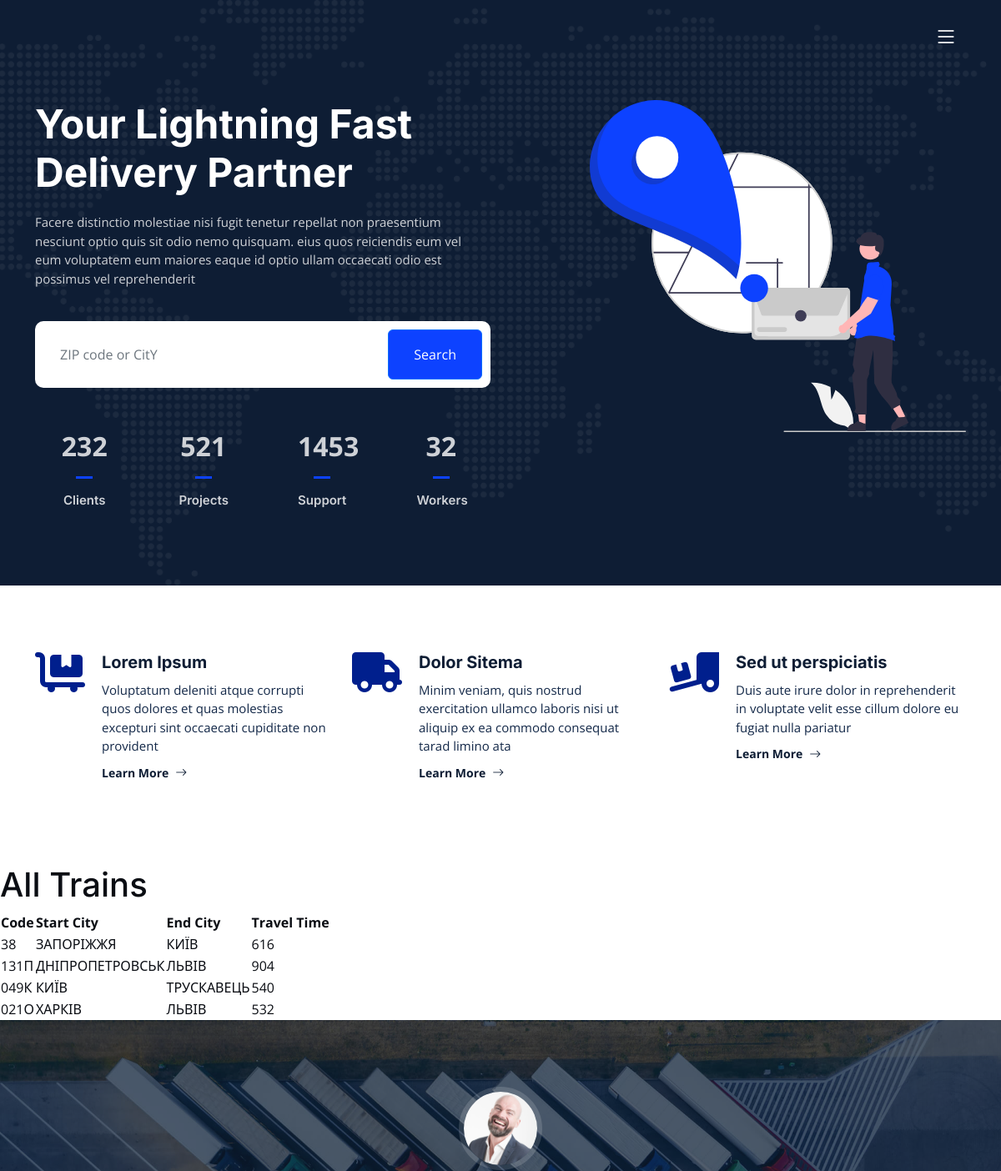
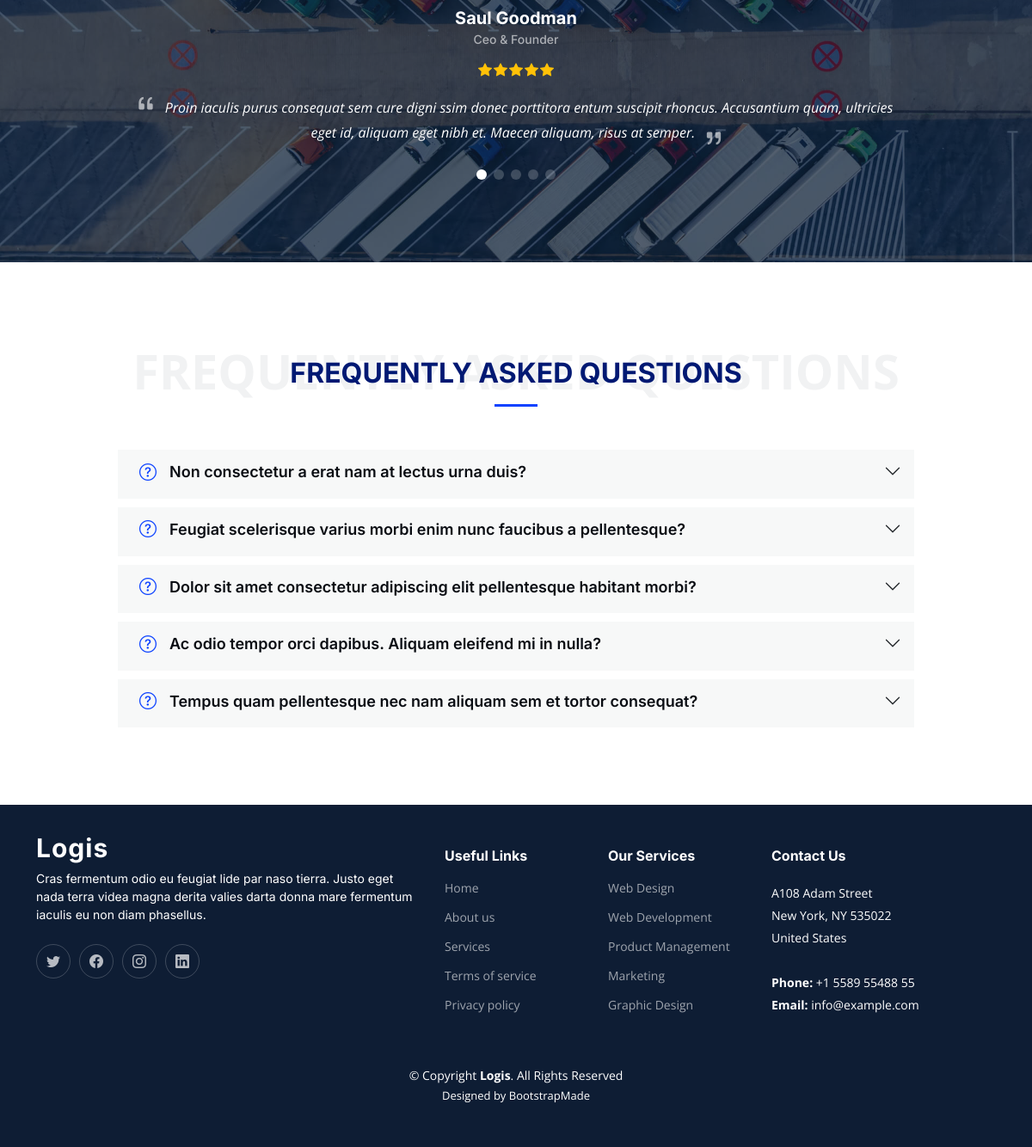
The page /trains on the database its author committed (2 pictures, top to bottom).
### trains/models.py (models this page shows, shortened)
class Train(models.Model):
    class Meta:
        verbose_name = 'Поїзд'
        verbose_name_plural = 'Поїзда'
        ordering = ["-name"]
    name = models.CharField(max_length=100, unique=True, blank=False, verbose_name = 'Номер поїзда')
    from_city = models.ForeignKey(City, on_delete=models.CASCADE, related_name='from_city', verbose_name = 'Відправлення')
    to_city = models.ForeignKey(City, on_delete=models.CASCADE, related_name='to_city', verbose_name = 'Прибуття')
    travel_time = models.IntegerField(verbose_name = 'Час в дорозі')

### cities/models.py (models this page shows)
class City(models.Model):
    class Meta:
        verbose_name = 'Населений пункт'
        verbose_name_plural = 'Населені пункти'
        ordering = ["name"]
    name = models.CharField(max_length=100, blank=False, unique=True, verbose_name = 'Населений пункт')
    def __str__(self):
        return self.name

### trains/views.py (the view)
# urls.py: path('', views.train_list, name='train_list'),
def train_list(request):
    trains = Train.objects.all()
    return render(request, 'trains/train_list.html', {'trains': trains})

### trains/templates/trains/train_list.html (shortened to what this page needs)
{% extends 'base.html' %}
{% block content %}
    <h1>All Trains</h1>
    <table>
        <thead>
            <tr>
                <th>Code</th>
                <th>Start City</th>
                <th>End City</th>
                <th>Travel Time</th>
            </tr>
        </thead>
        <tbody>
            {% for train in trains %}
                <tr>
                    <td>{{ train.name }}</td>
                    <td>{{ train.from_city }}</td>
                    <td>{{ train.to_city }}</td>
                    <td>{{ train.travel_time }}</td>
                </tr>
            {% empty %}
                <tr>
                    <td colspan="4">No trains available</td>
                </tr>
            {% endfor %}
        </tbody>
    </table>
 {% endblock %}

### templates/base.html (shortened to what this page needs)
{% load static %}
<!DOCTYPE html>
<html lang="en">
<head>
  <link href="{% static 'assets/vendor/bootstrap/css/bootstrap.min.css' %}" rel="stylesheet">
  <link href="{% static 'assets/vendor/bootstrap-icons/bootstrap-icons.css' %}" rel="stylesheet">
  <link href="{% static 'assets/vendor/fontawesome-free/css/all.min.css' %}" rel="stylesheet">
  <link href="{% static 'assets/vendor/glightbox/css/glightbox.min.css' %}" rel="stylesheet">
  <link href="{% static 'assets/vendor/swiper/swiper-bundle.min.css' %}" rel="stylesheet">
  <link href="{% static 'assets/vendor/aos/aos.css' %}" rel="stylesheet">
  <link href="{% static 'assets/css/main.css' %}" rel="stylesheet">
</head>
<body>
  <header id="header" class="header d-flex align-items-center fixed-top">
    <div class="container-fluid container-xl d-flex align-items-center justify-content-between">
      {% include 'inc/_nav.html' %}
    </div>
  </header>
  {% include 'inc/_hero.html' %}
  {% include 'inc/_future.html' %}
  {% block content %}CONTENT{% endblock%}
  {% include 'inc/_testimonials.html' %}
  {% include 'inc/_faq.html' %}
  {% include 'inc/_footer.html' %}
</body>
</html>

### templates/inc/_nav.html (shortened to what this page needs)
<i class="mobile-nav-toggle mobile-nav-show bi bi-list"></i>

### templates/inc/_hero.html
<section id="hero" class="hero d-flex align-items-center">
    <div class="container">
      <div class="row gy-4 d-flex justify-content-between">
        <div class="col-lg-6 order-2 order-lg-1 d-flex flex-column justify-content-center">
          <h2 data-aos="fade-up">Your Lightning Fast Delivery Partner</h2>
          <p data-aos="fade-up" data-aos-delay="100">Facere distinctio molestiae nisi fugit tenetur repellat non praesentium nesciunt optio quis sit odio nemo quisquam. eius quos reiciendis eum vel eum voluptatem eum maiores eaque id optio ullam occaecati odio est possimus vel reprehenderit</p>
          <form action="#" class="form-search d-flex align-items-stretch mb-3" data-aos="fade-up" data-aos-delay="200">
            <input type="text" class="form-control" placeholder="ZIP code or CitY">
            <button type="submit" class="btn btn-primary">Search</button>
          </form>
          <div class="row gy-4" data-aos="fade-up" data-aos-delay="400">
            <div class="col-lg-3 col-6">
              <div class="stats-item text-center w-100 h-100">
                <span data-purecounter-start="0" data-purecounter-end="232" data-purecounter-duration="1" class="purecounter"></span>
                <p>Clients</p>
              </div>
            </div>
            <div class="col-lg-3 col-6">
              <div class="stats-item text-center w-100 h-100">
                <span data-purecounter-start="0" data-purecounter-end="521" data-purecounter-duration="1" class="purecounter"></span>
                <p>Projects</p>
              </div>
            </div>
            <div class="col-lg-3 col-6">
              <div class="stats-item text-center w-100 h-100">
                <span data-purecounter-start="0" data-purecounter-end="1453" data-purecounter-duration="1" class="purecounter"></span>
                <p>Support</p>
              </div>
            </div>
            <div class="col-lg-3 col-6">
              <div class="stats-item text-center w-100 h-100">
                <span data-purecounter-start="0" data-purecounter-end="32" data-purecounter-duration="1" class="purecounter"></span>
                <p>Workers</p>
              </div>
            </div>
          </div>
        </div>
        <div class="col-lg-5 order-1 order-lg-2 hero-img" data-aos="zoom-out">
          <img src="static/assets/img/hero-img.svg" class="img-fluid mb-3 mb-lg-0" alt="">
        </div>
      </div>
    </div>
  </section>

### templates/inc/_future.html
    <section id="featured-services" class="featured-services">
        <div class="container">
          <div class="row gy-4">
            <div class="col-lg-4 col-md-6 service-item d-flex" data-aos="fade-up">
              <div class="icon flex-shrink-0"><i class="fa-solid fa-cart-flatbed"></i></div>
              <div>
                <h4 class="title">Lorem Ipsum</h4>
                <p class="description">Voluptatum deleniti atque corrupti quos dolores et quas molestias excepturi sint occaecati cupiditate non provident</p>
                <a href="service-details.html" class="readmore stretched-link"><span>Learn More</span><i class="bi bi-arrow-right"></i></a>
              </div>
            </div>
            <div class="col-lg-4 col-md-6 service-item d-flex" data-aos="fade-up" data-aos-delay="100">
              <div class="icon flex-shrink-0"><i class="fa-solid fa-truck"></i></div>
              <div>
                <h4 class="title">Dolor Sitema</h4>
                <p class="description">Minim veniam, quis nostrud exercitation ullamco laboris nisi ut aliquip ex ea commodo consequat tarad limino ata</p>
                <a href="service-details.html" class="readmore stretched-link"><span>Learn More</span><i class="bi bi-arrow-right"></i></a>
              </div>
            </div>
            <div class="col-lg-4 col-md-6 service-item d-flex" data-aos="fade-up" data-aos-delay="200">
              <div class="icon flex-shrink-0"><i class="fa-solid fa-truck-ramp-box"></i></div>
              <div>
                <h4 class="title">Sed ut perspiciatis</h4>
                <p class="description">Duis aute irure dolor in reprehenderit in voluptate velit esse cillum dolore eu fugiat nulla pariatur</p>
                <a href="service-details.html" class="readmore stretched-link"><span>Learn More</span><i class="bi bi-arrow-right"></i></a>
              </div>
            </div>
          </div>
        </div>
      </section>

### templates/inc/_testimonials.html (shortened to what this page needs)
    <section id="testimonials" class="testimonials">
        <div class="container">
          <div class="slides-1 swiper" data-aos="fade-up">
            <div class="swiper-wrapper">
              <div class="swiper-slide">
                <div class="testimonial-item">
                  <img src="static/assets/img/testimonials/testimonials-1.jpg" class="testimonial-img" alt="">
                  <h3>Saul Goodman</h3>
                  <h4>Ceo &amp; Founder</h4>
                  <div class="stars">
                    <i class="bi bi-star-fill"></i><i class="bi bi-star-fill"></i><i class="bi bi-star-fill"></i><i class="bi bi-star-fill"></i><i class="bi bi-star-fill"></i>
                  </div>
                  <p>
                    <i class="bi bi-quote quote-icon-left"></i>
                    Proin iaculis purus consequat sem cure digni ssim donec porttitora entum suscipit rhoncus. Accusantium quam, ultricies eget id, aliquam eget nibh et. Maecen aliquam, risus at semper.
                    <i class="bi bi-quote quote-icon-right"></i>
                  </p>
                </div>
              </div>
            </div>
            <div class="swiper-pagination"></div>
          </div>
        </div>
      </section>

### templates/inc/_faq.html (shortened to what this page needs)
    <section id="faq" class="faq">
        <div class="container" data-aos="fade-up">
          <div class="section-header">
            <h2>Frequently Asked Questions</h2>
          </div>
          <div class="row justify-content-center" data-aos="fade-up" data-aos-delay="200">
            <div class="col-lg-10">
              <div class="accordion accordion-flush" id="faqlist">
                <div class="accordion-item">
                  <h3 class="accordion-header">
                    <button class="accordion-button collapsed" type="button" data-bs-toggle="collapse" data-bs-target="#faq-content-1">
                      <i class="bi bi-question-circle question-icon"></i>
                      Non consectetur a erat nam at lectus urna duis?
                    </button>
                  </h3>
                </div>
                <div class="accordion-item">
                  <h3 class="accordion-header">
                    <button class="accordion-button collapsed" type="button" data-bs-toggle="collapse" data-bs-target="#faq-content-2">
                      <i class="bi bi-question-circle question-icon"></i>
                      Feugiat scelerisque varius morbi enim nunc faucibus a pellentesque?
                    </button>
                  </h3>
                </div>
                <div class="accordion-item">
                  <h3 class="accordion-header">
                    <button class="accordion-button collapsed" type="button" data-bs-toggle="collapse" data-bs-target="#faq-content-3">
                      <i class="bi bi-question-circle question-icon"></i>
                      Dolor sit amet consectetur adipiscing elit pellentesque habitant morbi?
                    </button>
                  </h3>
                </div>
                <div class="accordion-item">
                  <h3 class="accordion-header">
                    <button class="accordion-button collapsed" type="button" data-bs-toggle="collapse" data-bs-target="#faq-content-4">
                      <i class="bi bi-question-circle question-icon"></i>
                      Ac odio tempor orci dapibus. Aliquam eleifend mi in nulla?
                    </button>
                  </h3>
                </div>
                <div class="accordion-item">
                  <h3 class="accordion-header">
                    <button class="accordion-button collapsed" type="button" data-bs-toggle="collapse" data-bs-target="#faq-content-5">
                      <i class="bi bi-question-circle question-icon"></i>
                      Tempus quam pellentesque nec nam aliquam sem et tortor consequat?
                    </button>
                  </h3>
                </div>
              </div>
            </div>
          </div>
        </div>
      </section>

### templates/inc/_footer.html
<footer id="footer" class="footer">
    <div class="container">
      <div class="row gy-4">
        <div class="col-lg-5 col-md-12 footer-info">
          <a href="index.html" class="logo d-flex align-items-center">
            <span>Logis</span>
          </a>
          <p>Cras fermentum odio eu feugiat lide par naso tierra. Justo eget nada terra videa magna derita valies darta donna mare fermentum iaculis eu non diam phasellus.</p>
          <div class="social-links d-flex mt-4">
            <a href="#" class="twitter"><i class="bi bi-twitter"></i></a>
            <a href="#" class="facebook"><i class="bi bi-facebook"></i></a>
            <a href="#" class="instagram"><i class="bi bi-instagram"></i></a>
            <a href="#" class="linkedin"><i class="bi bi-linkedin"></i></a>
          </div>
        </div>
        <div class="col-lg-2 col-6 footer-links">
          <h4>Useful Links</h4>
          <ul>
            <li><a href="#">Home</a></li>
            <li><a href="#">About us</a></li>
            <li><a href="#">Services</a></li>
            <li><a href="#">Terms of service</a></li>
            <li><a href="#">Privacy policy</a></li>
          </ul>
        </div>
        <div class="col-lg-2 col-6 footer-links">
          <h4>Our Services</h4>
          <ul>
            <li><a href="#">Web Design</a></li>
            <li><a href="#">Web Development</a></li>
            <li><a href="#">Product Management</a></li>
            <li><a href="#">Marketing</a></li>
            <li><a href="#">Graphic Design</a></li>
          </ul>
        </div>
        <div class="col-lg-3 col-md-12 footer-contact text-center text-md-start">
          <h4>Contact Us</h4>
          <p>
            A108 Adam Street <br>
            New York, NY 535022<br>
            United States <br><br>
            <strong>Phone:</strong> +1 5589 55488 55<br>
            <strong>Email:</strong> info@example.com<br>
          </p>
        </div>
      </div>
    </div>
    <div class="container mt-4">
      <div class="copyright">
        &copy; Copyright <strong><span>Logis</span></strong>. All Rights Reserved
      </div>
      <div class="credits">
        Designed by <a href="https://bootstrapmade.com/">BootstrapMade</a>
      </div>
    </div>
  </footer>

### rows shown on the page
Train: name "38", from_city "ЗАПОРІЖЖЯ", to_city "КИЇВ", travel_time "616"
Train: name "131П", from_city "ДНІПРОПЕТРОВСЬК", to_city "ЛЬВІВ", travel_time "904"
Train: name "049К", from_city "КИЇВ", to_city "ТРУСКАВЕЦЬ", travel_time "540"
Train: name "021О", from_city "ХАРКІВ", to_city "ЛЬВІВ", travel_time "532"
